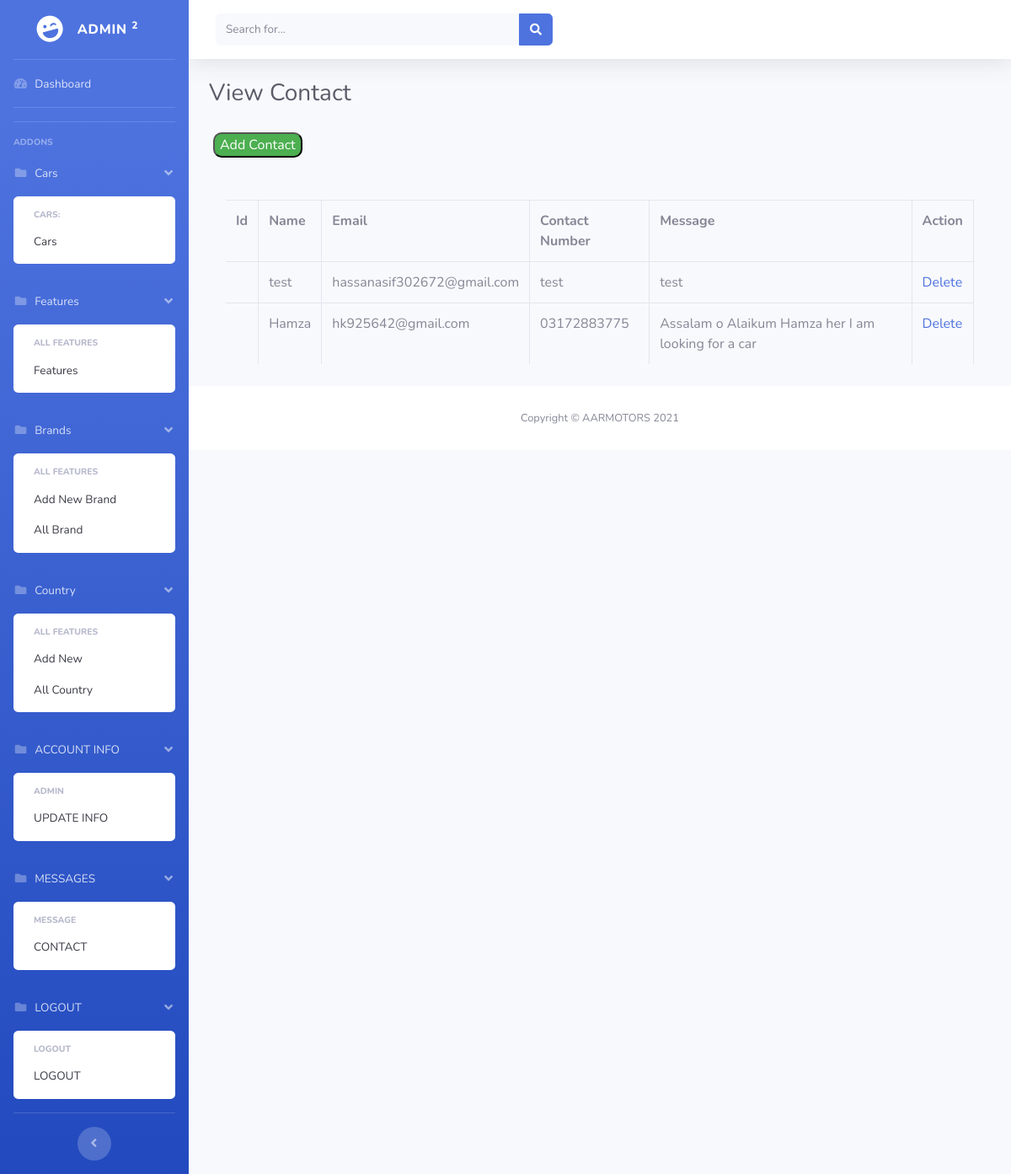
Page /Admin/viewcontact.php (signed in) on the committed database.
### tables this page shows
CREATE TABLE `contact` (
  `id` int(11) NOT NULL,
  `Con_Name` varchar(200) NOT NULL,
  `Con_Email` varchar(200) NOT NULL,
  `Con_Number` varchar(200) NOT NULL,
  `Con_Msg` varchar(200) NOT NULL
);

### Admin/viewcontact.php (the view, shortened to what this page needs)
<?php
include "header.php";
if(isset($_SESSION['admin_id']))
{
$query="select * from contact";
$result=mysqli_query($conn,$query);
?>
        <div class="container-fluid">
          <h1 class="h3 mb-4 text-gray-800">View Contact</h1>
          <a href='addcontact.php'><button  style="background-color: #4CAF50; color: white; margin-left:5px; margin-top:5px; border-radius:10px;">Add Contact</button></a><br><br>
          <div class="card-body">
              <div class="table-responsive">
                <table class="table table-bordered" id="dataTable" width="100%" cellspacing="0">
                    <tr>
            <th>Id</th>
            <th>Name</th>
            <th>Email</th>
            <th>Contact Number</th>
            <th>Message</th>
            <th>Action</th>
        </tr>
        <?php while($row=mysqli_fetch_array($result))
        {
        echo "<tr>";
        echo"<td>".$row['Con_Id']."</td>";
        echo "<td>".$row['Con_Name']."</td>";
        echo "<td>".$row['Con_Email']."</td>";
        echo "<td>".$row['Con_Number']."</td>";
        echo "<td>".$row['Con_Msg']."</td>";
        echo "<td><a href='deletecontact.php?id=".$row['Con_Id']."'>Delete</a>  </td>";
          echo "</tr>";
        }
    ?>
    </table>
              </div>
            </div>
        </div>
<?php
}else {
  echo "<script>alert('Please Press Logout Button and than Login ! ')</script>";
}
include "footer.php";
?>

### rows in the picture
contact: Con_Name "test", Con_Email "hassanasif302672@gmail.com", Con_Number "test", Con_Msg "test"
contact: Con_Name "Hamza", Con_Email "hk925642@gmail.com", Con_Number "03172883775", Con_Msg "Assalam o Alaikum Hamza her I am looking for a car"
